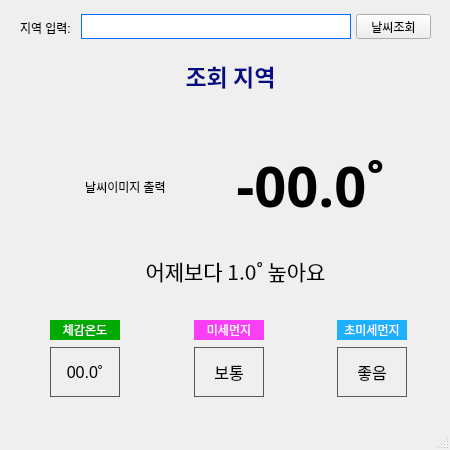
<?xml version="1.0" encoding="UTF-8"?>
<ui version="4.0">
 <class>MainWindow</class>
 <widget class="QMainWindow" name="MainWindow">
  <property name="geometry">
   <rect>
    <x>0</x>
    <y>0</y>
    <width>450</width>
    <height>450</height>
   </rect>
  </property>
  <property name="windowTitle">
   <string>MainWindow</string>
  </property>
  <widget class="QWidget" name="centralwidget">
   <widget class="QLabel" name="label">
    <property name="geometry">
     <rect>
      <x>20</x>
      <y>20</y>
      <width>61</width>
      <height>16</height>
     </rect>
    </property>
    <property name="text">
     <string>지역 입력:</string>
    </property>
   </widget>
   <widget class="QLineEdit" name="area_input_edit">
    <property name="geometry">
     <rect>
      <x>81</x>
      <y>14</y>
      <width>270</width>
      <height>25</height>
     </rect>
    </property>
    <property name="styleSheet">
     <string notr="true">border:1px solid rgb(7, 106, 255)</string>
    </property>
   </widget>
   <widget class="QPushButton" name="weather_btn">
    <property name="geometry">
     <rect>
      <x>356</x>
      <y>14</y>
      <width>75</width>
      <height>25</height>
     </rect>
    </property>
    <property name="text">
     <string>날씨조회</string>
    </property>
   </widget>
   <widget class="QLabel" name="weather_area_label">
    <property name="geometry">
     <rect>
      <x>60</x>
      <y>60</y>
      <width>341</width>
      <height>31</height>
     </rect>
    </property>
    <property name="font">
     <font>
      <family>맑은 고딕</family>
      <pointsize>17</pointsize>
      <weight>75</weight>
      <bold>true</bold>
     </font>
    </property>
    <property name="styleSheet">
     <string notr="true">color: rgb(5, 12, 132);</string>
    </property>
    <property name="text">
     <string>조회 지역</string>
    </property>
    <property name="alignment">
     <set>Qt::AlignCenter</set>
    </property>
   </widget>
   <widget class="QLabel" name="weather_image_label">
    <property name="geometry">
     <rect>
      <x>50</x>
      <y>126</y>
      <width>151</width>
      <height>121</height>
     </rect>
    </property>
    <property name="text">
     <string>날씨이미지 출력</string>
    </property>
    <property name="alignment">
     <set>Qt::AlignCenter</set>
    </property>
   </widget>
   <widget class="QLabel" name="now_temper_label">
    <property name="geometry">
     <rect>
      <x>210</x>
      <y>130</y>
      <width>201</width>
      <height>111</height>
     </rect>
    </property>
    <property name="font">
     <font>
      <family>한컴 고딕</family>
      <pointsize>42</pointsize>
      <weight>75</weight>
      <bold>true</bold>
     </font>
    </property>
    <property name="text">
     <string>-00.0˚</string>
    </property>
    <property name="alignment">
     <set>Qt::AlignCenter</set>
    </property>
   </widget>
   <widget class="QLabel" name="yester_temper_label">
    <property name="geometry">
     <rect>
      <x>40</x>
      <y>250</y>
      <width>391</width>
      <height>41</height>
     </rect>
    </property>
    <property name="font">
     <font>
      <family>맑은 고딕</family>
      <pointsize>16</pointsize>
     </font>
    </property>
    <property name="text">
     <string>어제보다 1.0˚ 높아요</string>
    </property>
    <property name="alignment">
     <set>Qt::AlignCenter</set>
    </property>
   </widget>
   <widget class="QLabel" name="label_6">
    <property name="geometry">
     <rect>
      <x>50</x>
      <y>320</y>
      <width>70</width>
      <height>20</height>
     </rect>
    </property>
    <property name="styleSheet">
     <string notr="true">background-color: rgb(0, 170, 0);
color: rgb(255, 255, 255);</string>
    </property>
    <property name="text">
     <string>체감온도</string>
    </property>
    <property name="alignment">
     <set>Qt::AlignCenter</set>
    </property>
   </widget>
   <widget class="QLabel" name="sense_temper_label">
    <property name="geometry">
     <rect>
      <x>50</x>
      <y>347</y>
      <width>70</width>
      <height>50</height>
     </rect>
    </property>
    <property name="font">
     <font>
      <pointsize>12</pointsize>
     </font>
    </property>
    <property name="styleSheet">
     <string notr="true">border:1px solid rgb(88, 88, 88)</string>
    </property>
    <property name="text">
     <string>00.0˚</string>
    </property>
    <property name="alignment">
     <set>Qt::AlignCenter</set>
    </property>
   </widget>
   <widget class="QLabel" name="label_8">
    <property name="geometry">
     <rect>
      <x>194</x>
      <y>320</y>
      <width>70</width>
      <height>20</height>
     </rect>
    </property>
    <property name="styleSheet">
     <string notr="true">background-color:rgb(249, 63, 246);
color: rgb(255, 255, 255);</string>
    </property>
    <property name="text">
     <string>미세먼지</string>
    </property>
    <property name="alignment">
     <set>Qt::AlignCenter</set>
    </property>
   </widget>
   <widget class="QLabel" name="dust1_info_label">
    <property name="geometry">
     <rect>
      <x>194</x>
      <y>347</y>
      <width>70</width>
      <height>50</height>
     </rect>
    </property>
    <property name="font">
     <font>
      <pointsize>12</pointsize>
     </font>
    </property>
    <property name="styleSheet">
     <string notr="true">border:1px solid rgb(88, 88, 88)</string>
    </property>
    <property name="text">
     <string>보통</string>
    </property>
    <property name="alignment">
     <set>Qt::AlignCenter</set>
    </property>
   </widget>
   <widget class="QLabel" name="label_10">
    <property name="geometry">
     <rect>
      <x>337</x>
      <y>320</y>
      <width>70</width>
      <height>20</height>
     </rect>
    </property>
    <property name="styleSheet">
     <string notr="true">background-color: rgb(29, 176, 255);
color: rgb(255, 255, 255);</string>
    </property>
    <property name="text">
     <string>초미세먼지</string>
    </property>
    <property name="alignment">
     <set>Qt::AlignCenter</set>
    </property>
   </widget>
   <widget class="QLabel" name="dust2_info_label">
    <property name="geometry">
     <rect>
      <x>337</x>
      <y>347</y>
      <width>70</width>
      <height>50</height>
     </rect>
    </property>
    <property name="font">
     <font>
      <pointsize>12</pointsize>
     </font>
    </property>
    <property name="styleSheet">
     <string notr="true">border:1px solid rgb(88, 88, 88)</string>
    </property>
    <property name="text">
     <string>좋음</string>
    </property>
    <property name="alignment">
     <set>Qt::AlignCenter</set>
    </property>
   </widget>
  </widget>
  <widget class="QMenuBar" name="menubar">
   <property name="geometry">
    <rect>
     <x>0</x>
     <y>0</y>
     <width>450</width>
     <height>21</height>
    </rect>
   </property>
  </widget>
  <widget class="QStatusBar" name="statusbar"/>
 </widget>
 <resources/>
 <connections/>
</ui>
